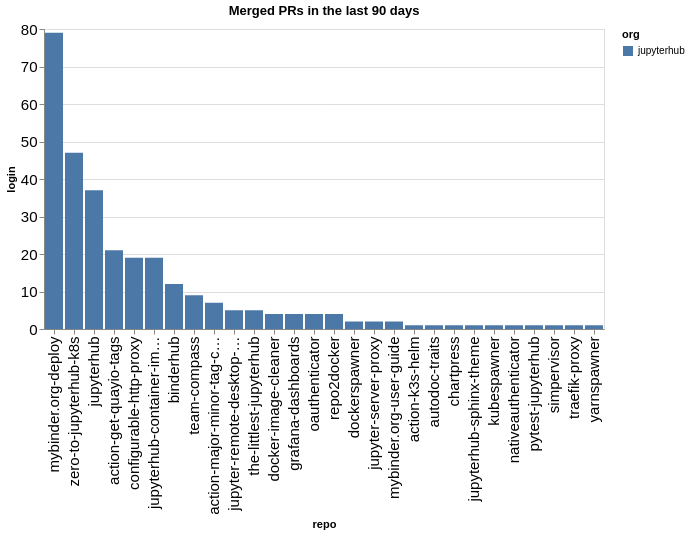

The code cell stored with this chart in its notebook:
### Code cell
prs_by_repo = merged.groupby(['org', 'repo']).count()['login'].reset_index().sort_values(['org', 'login'], ascending=False)
alt.Chart(data=prs_by_repo, title=f"Merged PRs in the last {n_days} days").mark_bar().encode(
    x=alt.X('repo', sort=prs_by_repo['repo'].values.tolist()),
    y='login',
    color='org'
)

### Figure 1 — Vega-Lite specification as saved in the notebook (floating-point values rounded to 4 significant figures)
{"config": {"axisLeft": {"labelFontSize": 15}, "axisBottom": {"labelFontSize": 15}}, "data": {"name": "data-3431606763e31e4f945245ed06f342cd"}, "mark": {"type": "bar"}, "encoding": {"color": {"field": "org", "type": "nominal"}, "x": {"field": "repo", "sort": ["mybinder.org-deploy", "zero-to-jupyterhub-k8s", "jupyterhub", "action-get-quayio-tags", "configurable-http-proxy", "jupyterhub-container-images", "binderhub", "team-compass", "action-major-minor-tag-calculator", "jupyter-remote-desktop-proxy", "the-littlest-jupyterhub", "docker-image-cleaner", "grafana-dashboards", "oauthenticator", "repo2docker", "dockerspawner", "jupyter-server-proxy", "mybinder.org-user-guide", "action-k3s-helm", "autodoc-traits", "chartpress", "jupyterhub-sphinx-theme", "kubespawner", "nativeauthenticator", "pytest-jupyterhub", "simpervisor", "traefik-proxy", "yarnspawner"], "type": "nominal"}, "y": {"field": "login", "type": "quantitative"}}, "title": "Merged PRs in the last 90 days", "$schema": "https://vega.github.io/schema/vega-lite/v5.20.1.json", "datasets": {"data-3431606763e31e4f945245ed06f342cd": [{"org": "jupyterhub", "repo": "mybinder.org-deploy", "login": 79}, {"org": "jupyterhub", "repo": "zero-to-jupyterhub-k8s", "login": 47}, {"org": "jupyterhub", "repo": "jupyterhub", "login": 37}, {"org": "jupyterhub", "repo": "action-get-quayio-tags", "login": 21}, {"org": "jupyterhub", "repo": "configurable-http-proxy", "login": 19}, {"org": "jupyterhub", "repo": "jupyterhub-container-images", "login": 19}, {"org": "jupyterhub", "repo": "binderhub", "login": 12}, {"org": "jupyterhub", "repo": "team-compass", "login": 9}, {"org": "jupyterhub", "repo": "action-major-minor-tag-calculator", "login": 7}, {"org": "jupyterhub", "repo": "jupyter-remote-desktop-proxy", "login": 5}, {"org": "jupyterhub", "repo": "the-littlest-jupyterhub", "login": 5}, {"org": "jupyterhub", "repo": "docker-image-cleaner", "login": 4}, {"org": "jupyterhub", "repo": "grafana-dashboards", "login": 4}, {"org": "jupyterhub", "repo": "oauthenticator", "login": 4}, {"org": "jupyterhub", "repo": "repo2docker", "login": 4}, {"org": "jupyterhub", "repo": "dockerspawner", "login": 2}, {"org": "jupyterhub", "repo": "jupyter-server-proxy", "login": 2}, {"org": "jupyterhub", "repo": "mybinder.org-user-guide", "login": 2}, {"org": "jupyterhub", "repo": "action-k3s-helm", "login": 1}, {"org": "jupyterhub", "repo": "autodoc-traits", "login": 1}, {"org": "jupyterhub", "repo": "chartpress", "login": 1}, {"org": "jupyterhub", "repo": "jupyterhub-sphinx-theme", "login": 1}, {"org": "jupyterhub", "repo": "kubespawner", "login": 1}, {"org": "jupyterhub", "repo": "nativeauthenticator", "login": 1}, {"org": "jupyterhub", "repo": "pytest-jupyterhub", "login": 1}, {"org": "jupyterhub", "repo": "simpervisor", "login": 1}, {"org": "jupyterhub", "repo": "traefik-proxy", "login": 1}, {"org": "jupyterhub", "repo": "yarnspawner", "login": 1}]}}
